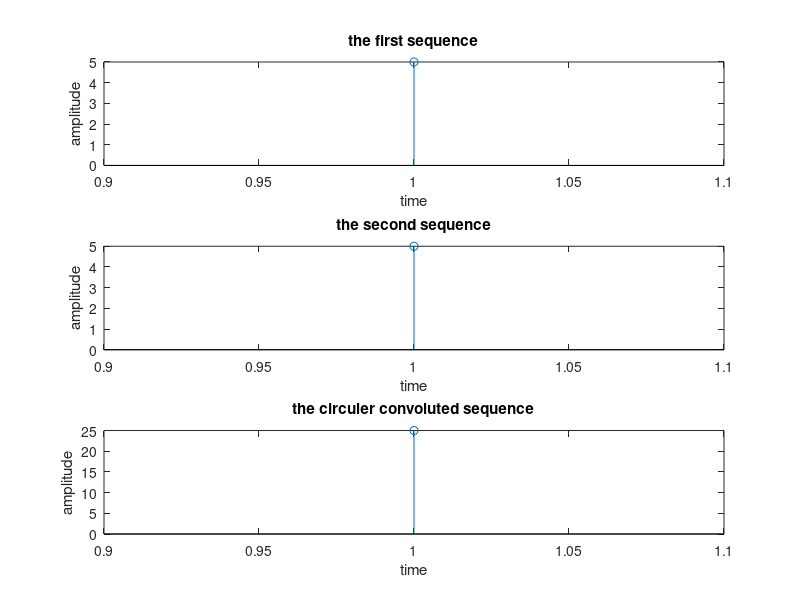

The MATLAB script that drew this image:
clc;
clear all;
close all;
x=input('enter the first input sequence=');
h=input('enter the second input sequence=');
l=length(x);
m=length(h);
N=max(l,m);
Xk=fft(x,N);
Hk=fft(h,N);
Yk=Xk.*Hk;
y=ifft(Yk,N);
disp('circuler convoluted output using DFT and IDFT method');
disp(y);
subplot(3,1,1);
stem(x);
title('the first sequence');
xlabel('time');
ylabel('amplitude');
subplot(3,1,2);
stem(h);
title('the second sequence');
xlabel('time');
ylabel('amplitude');
subplot(3,1,3);
stem(y);
title('the circuler convoluted sequence');
xlabel('time');
ylabel('amplitude');
